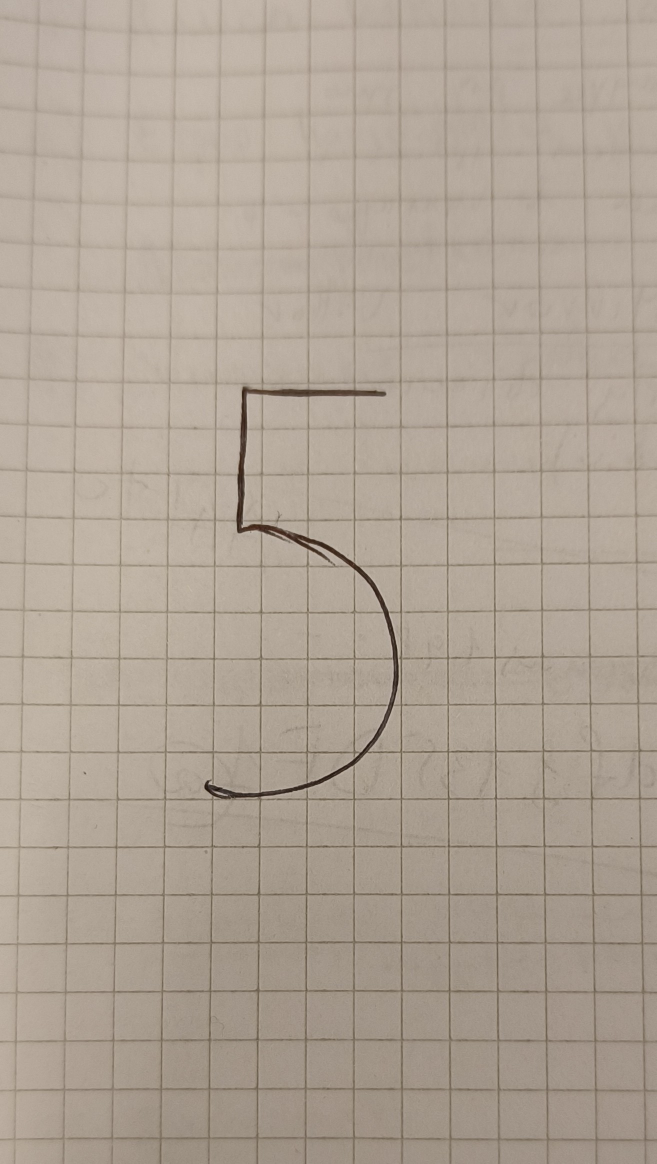
#> input picture viisi.jpg, 1313 x 2327 px (shown at 1/2 size)
$ jupyter execute --allow-errors simpleminstconvnet.ipynb   (shell and % lines are left out)
#> lines starting #> are read from the running program, lines starting #| are printed output that depends on the picture; after the words box and inside, x2 and y2 are one past the last pixel; in counts of white or black regions, pixels touching at a corner belong together
# Setup

[cell 1]
# Python 3.12 is required for this CODE. Use following commands to install the setup:

# RUN ALL these commands in TERMINAL, not in the notebook.

#!python3.12 -m venv .venv
#!.venv\scripts\activate

#!python -m pip install matplotlib

import numpy as np
import keras
import cv2
from keras import layers

In its original form, the image data is in a 2D form of rows and columns (28, 28), while the ConvNet layers expect 3D form, including the depth dimension. Therefore, we reshape the tensors to have the form (28, 28, 1) appropriate for black and white images.

In addition, all the entries of the tensors are normalized by dividing by 255 as before.

# Prepare data

[cell 2]
# Model / data parameters
num_classes = 10
input_shape = (28, 28, 1)

# Load the data and split it between train and test sets
#> (the rest of this cell did not finish here and is left out)

[cell 3]
import matplotlib.pyplot as plt

sample_number = 0
#> (the rest of this cell did not finish here and is left out)

# Build the model
The model contains two convolutional layers, with two pooling layers in between them, then flatten layer, dropout layer, and finallu a dense top that performs the actual classification.

Conv2D Layer:

layers.Conv2D(32, kernel_size=(3, 3), activation="relu"):

    This applies 32 convolutional filters, each of size 3×3, to the input image.

    The convolution operation detects features such as edges or patterns in the input.

    The activation function "ReLU" introduces non-linearity, helping the model learn complex patterns.

    The output of this layer is a feature map with 32 channels.

MaxPooling2D Layer:

layers.MaxPooling2D(pool_size=(2, 2)):

    Applies a 2×2 pooling operation to the output of the Conv2D layer.

    Divides the feature map into 2×2 non-overlapping regions and keeps the maximum value from each region.

    Reduces the spatial dimensions (height and width) by half, while keeping the number of channels the same (32 channels from the first Conv2D layer) = keeping the main
    features

Flatten layer:

layers.Flatten()
    to convert the multi-dimensional feature maps outputted by the convolutional and pooling layers into a 1D vector.

Dropout:

layers.Dropout(0.5):
    During training, this layer randomly sets 50% of its input units (as specified by 0.5) to 0 at each update step in order to prevent overfitting.

Dense:

layers.Dense(num_classes, activation="softmax"):

    num_classes: Specifies the number of output neurons, equal to the number of target classes in the classification problem.

    activation="softmax": Applies the softmax activation function, which converts the outputs into probabilities for each class. The sum of these probabilities equals 1,
    making it suitable for multi-class classification.

Softmax: all outputs from 0 to 9 are between 0 and 1, and their sum is 1.

#> (a cell that did not finish here is left out)

# Train the model

[cell 5]
batch_size = 128
epochs = 15

#> (the rest of this cell did not finish here and is left out)

# Evaluate the trained model

#> (a cell that did not finish here is left out)

#> (a cell that did not finish here is left out)

#> (a cell that did not finish here is left out)

[cell 9]
plt.clf()   # clear figure

#> (the rest of this cell did not finish here and is left out)

# predict and test one sample

Predictions for individual samples can be obtained with the predict method of the model. Predictions and labels for each sample are ten-element vectors; the actual prediction is the index with highest numerical value. This index can be found with the NumPy argmax function.

#> (a cell that did not finish here is left out)

#> (a cell that did not finish here is left out)

# Predicting own photo

[cell 12]
from PIL import Image, ImageOps

# Lataa kuva
image_path = "viisi.jpg"
image = cv2.imread(image_path, cv2.IMREAD_GRAYSCALE)
#> image: shape (2327, 1313); min 12, max 194, mean 164.6
plt.imshow(image)

[cell 13]
print(type(image), image.shape)
#| <class 'numpy.ndarray'> (2327, 1313)

[cell 14]
# Blur + threshold
blur = cv2.GaussianBlur(image, (5, 5), 0)
_, thresh = cv2.threshold(
    blur, 0, 255, cv2.THRESH_BINARY_INV + cv2.THRESH_OTSU
)
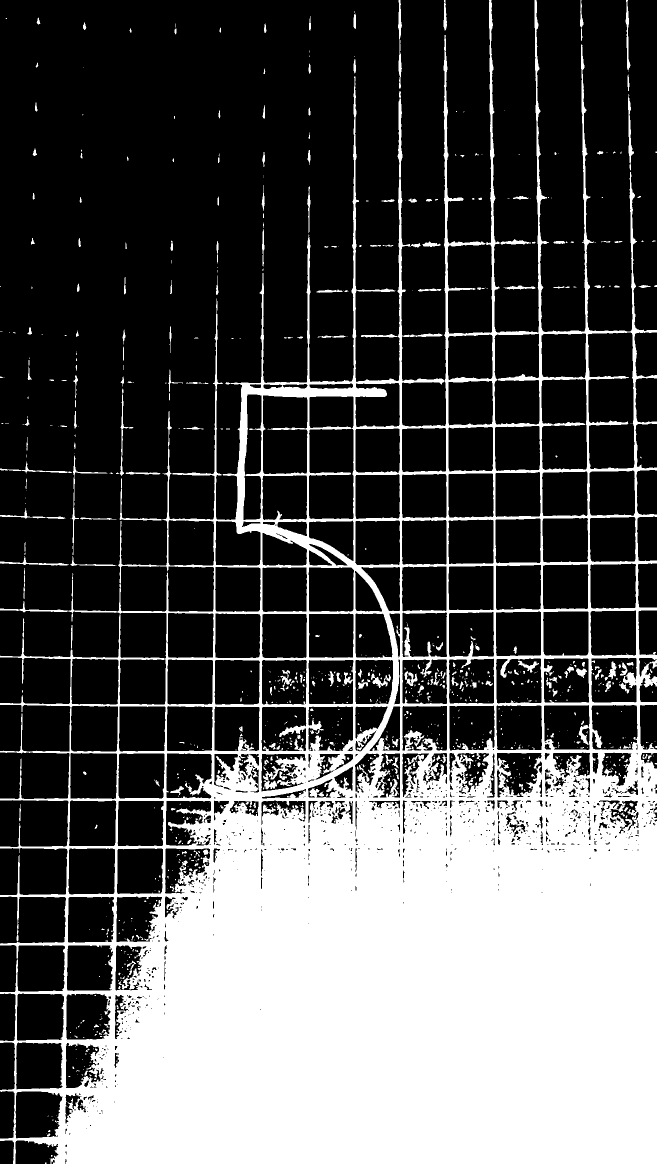
#> thresh: shape (2327, 1313) (shown at 1/2 size); 32.7% white; 969 white regions (719 under 20 px), largest, box (x1, y1, x2, y2) and area: (0, 0, 1313, 2327) 973704, (796, 0, 804, 177) 689, (143, 911, 215, 1110) 643

[cell 15]
kernel = np.ones((3, 3), np.uint8)
digit_thick = cv2.morphologyEx(thresh, cv2.MORPH_CLOSE, kernel)
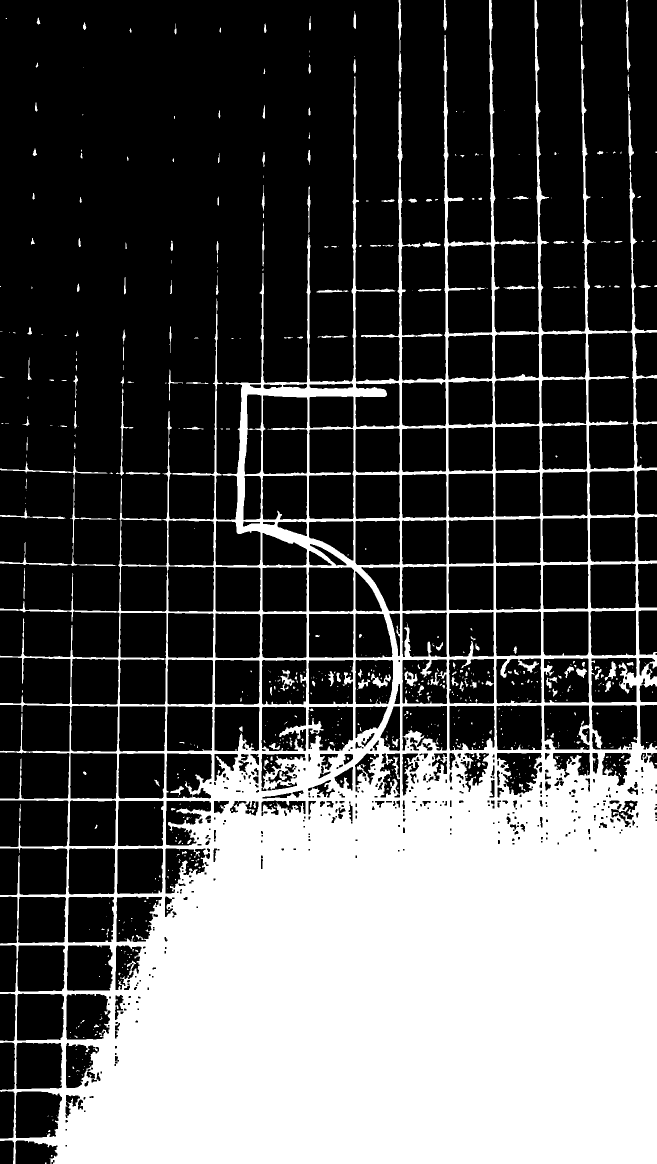
#> digit_thick: shape (2327, 1313) (shown at 1/2 size); 33.2% white; 694 white regions (513 under 20 px), largest, box (x1, y1, x2, y2) and area: (0, 0, 1313, 2327) 991287, (0, 911, 233, 1132) 2106, (796, 0, 804, 177) 693
digit_thick = cv2.dilate(digit_thick, kernel, iterations=1)
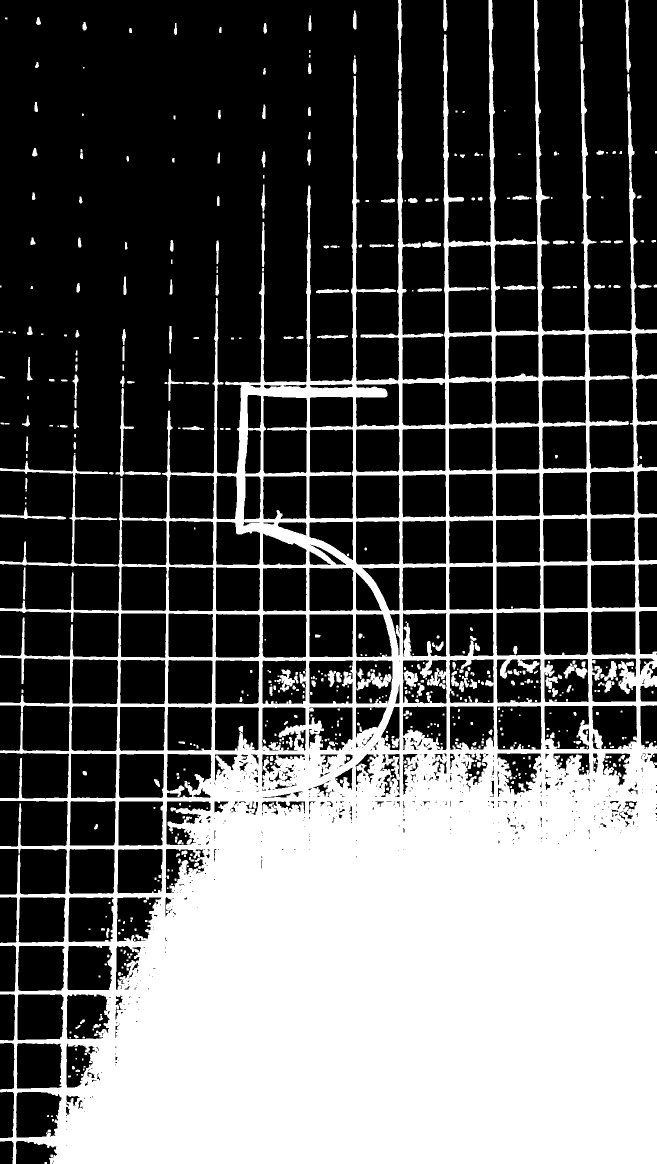
#> digit_thick: shape (2327, 1313) (shown at 1/2 size); 36.7% white; 555 white regions (228 under 20 px), largest, box (x1, y1, x2, y2) and area: (0, 0, 1313, 2327) 1081632, (0, 910, 234, 1133) 3841, (714, 1345, 783, 1381) 1115

[cell 16]
coords = cv2.findNonZero(digit_thick)
#> coords = contour of 1121574 points, box (x1, y1, x2, y2) (0, 0, 1313, 2327), area 757858
x, y, w, h = cv2.boundingRect(coords)
#> x = 0; y = 0; w = 1313; h = 2327
digit_cropped = digit_thick[y:y+h, x:x+w]

[cell 17]
size = 28
digit_resized = cv2.resize(digit_cropped, (20, 20))
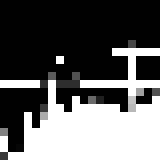
#> digit_resized: shape (20, 20) (shown 8 times larger); min 0, max 255, mean 96.4

canvas = np.zeros((size, size), dtype=np.uint8)
x_offset = (size - 20) // 2
y_offset = (size - 20) // 2

canvas[y_offset:y_offset+20, x_offset:x_offset+20] = digit_resized
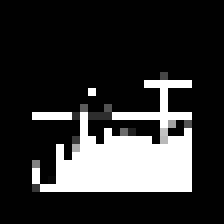
#> canvas: shape (28, 28) (shown 8 times larger); min 0, max 255, mean 49.2

[cell 18]
digit_normalized = canvas / 255.0
digit_input = digit_normalized.reshape(1, 28, 28, 1)

$ run again, with daisy.jpg copied over viisi.jpg
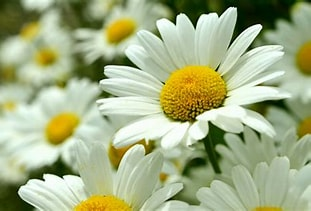
#> input picture daisy.jpg, 311 x 211 px
#| <class 'numpy.ndarray'> (211, 311)
#> `_, thresh = cv2.threshold( blur, 0, 255, cv2.THRESH_BINARY_INV + cv2.T..`:
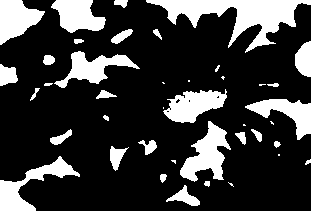
#> thresh: shape (211, 311); 22.4% white; 41 white regions (11 under 20 px), largest, box (x1, y1, x2, y2) and area: (146, 0, 311, 53) 3252, (180, 121, 231, 182) 1480, (0, 156, 80, 211) 1366
#> coords = contour of 18184 points, box (x1, y1, x2, y2) (0, 0, 311, 211), area 29294
#> x = 0; w = 311; h = 211
#> `canvas[y_offset:y_offset+20, x_offset:x_offset+20] = digit_resized`:
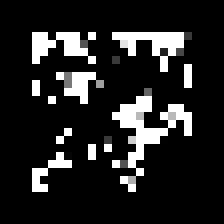
#> canvas: shape (28, 28) (shown 8 times larger); min 0, max 255, mean 35.6
